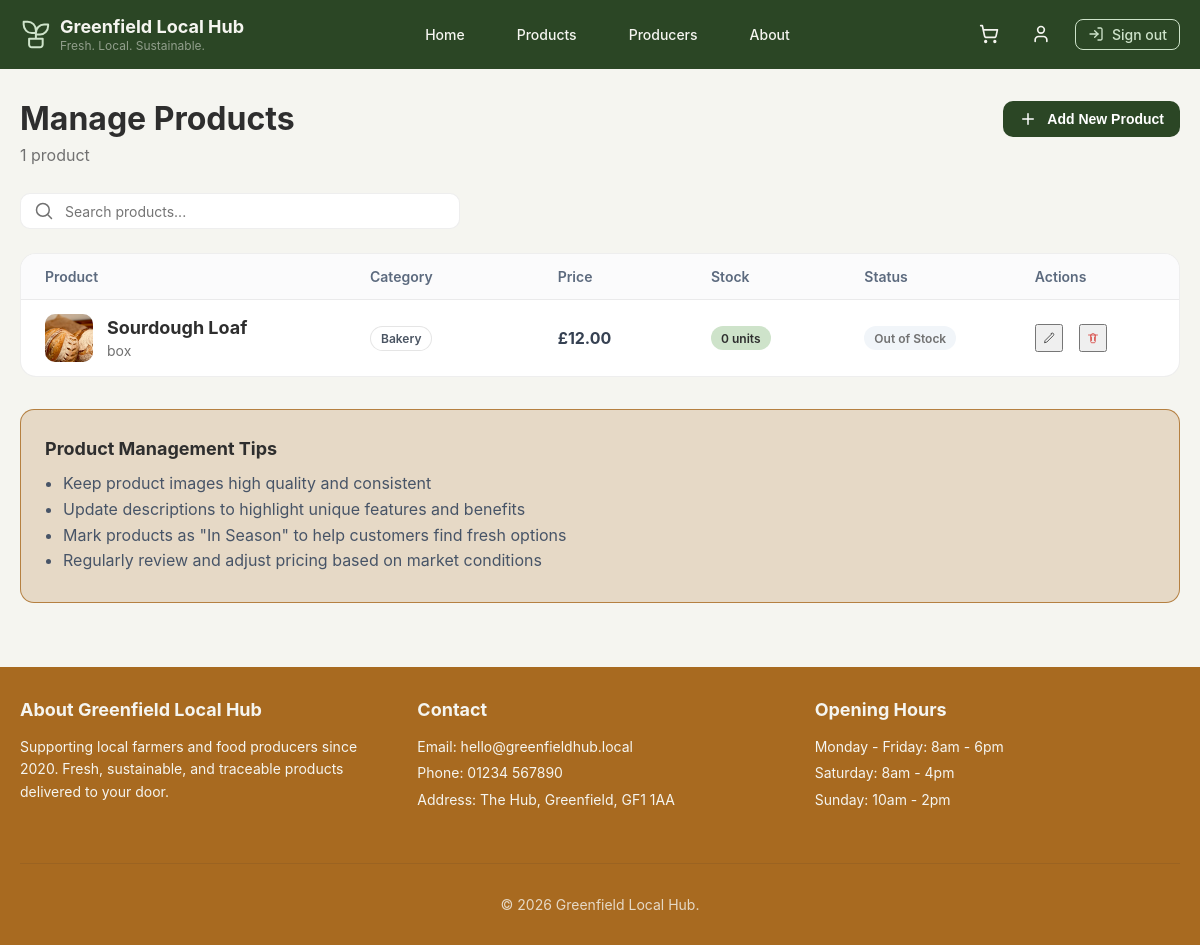
/manage-products (signed in), run on the app's committed database.
### tables this page shows
CREATE TABLE product (
product_id INTEGER PRIMARY KEY AUTOINCREMENT,
producer_id INTEGER NOT NULL,
name TEXT NOT NULL,
description TEXT NOT NULL,
price NUMERIC NOT NULL,
category TEXT NOT NULL,
image_url TEXT NOT NULL,
is_available INTEGER NOT NULL,
stock INTEGER NOT NULL,
FOREIGN KEY (producer_id) REFERENCES producer(producer_id) ON DELETE CASCADE
);

### app.py (the view, shortened to what this page needs)
@app.route("/manage-products")
@login_required
def manage_products():
    db = get_db()
    products = get_producer_products(db, current_user.id)
    db.close()
    return render_template("producer-products.html", products = products)

### app.py (called while the page is built)
def get_db():
    db = sqlite3.connect("glh.db")
    db.row_factory = sqlite3.Row
    db.execute("PRAGMA foreign_keys = ON")
    return db

def get_producer_products(db, producer_id):
    return db.execute(
        """
        SELECT
            product_id,
            name,
            description,
            price,
            category,
            image_url,
            is_available,
            stock
        FROM product
        WHERE producer_id = ?
        """,
        (producer_id,),
    ).fetchall()

@app.context_processor
def inject_cart_count():
    if current_user.is_authenticated and current_user.user_type == "customer":
        db = get_db()
        count = get_cart_count(db, current_user.id)
        db.close()
        return {"cart_count": count}
    return {"cart_count": 0}

### templates/producer-products.html (shortened to what this page needs)
{% extends "base.html" %}  {% block content %}
<section class="producer-products-page">
  <div class="producer-products-container">
    <div class="producer-products-header">
      <div>
        <h1>Manage Products</h1>
        <p>
          {{ products|length }} product{{ '' if products|length == 1 else 's' }}
        </p>
      </div>
      <button type="button" class="producer-products-add-btn btn btn-primary" data-open-modal="productModal">
        <svg viewBox="0 0 20 20" fill="none" aria-hidden="true">
          <path d="M10 4.16669V15.8334" stroke="currentColor" stroke-width="1.66667" stroke-linecap="round"
            stroke-linejoin="round" />
          <path d="M4.16602 10H15.8327" stroke="currentColor" stroke-width="1.66667" stroke-linecap="round"
            stroke-linejoin="round" />
        </svg>
        <span>Add New Product</span>
      </button>
    </div>
    <div class="producer-products-search">
      <label class="producer-products-search_field">
        <input type="search" id="producerProductsSearch" class="producer-products-search_input form-control"
          placeholder="Search products..." aria-label="Search products" />
      </label>
    </div>
    <section class="producer-products-table-wrap">
      {% if products %}
      <div class="producer-products-table">
        <div class="producer-products-table_head">
          <span>Product</span>
          <span>Category</span>
          <span>Price</span>
          <span>Stock</span>
          <span>Status</span>
          <span>Actions</span>
        </div>
        {% for product in products %}
        <article class="producer-products-row" data-product-row data-product-id="{{ product.product_id }}"
          data-product-name="{{ product.name|lower }}" data-product-title="{{ product.name }}"
          data-product-category="{{ product.category|lower }}" data-product-category-title="{{ product.category }}"
          data-product-description="{{ product.description }}" data-product-price="{{ '%.2f'|format(product.price) }}"
          data-product-stock="{{ product.stock }}" data-product-image="{{ product.image_url }}">
          <div class="producer-products-cell producer-products-cell--product">
            <div class="producer-products-item">
              <div class="producer-products-item_image">
                <img src="{{ product.image_url }}" alt="{{ product.name }} product image" />
              </div>
              <div class="producer-products-item_text">
                <strong>{{ product.name }}</strong>
                <span>{{ product.unit if product.unit is defined else 'box'
                  }}</span>
              </div>
            </div>
          </div>
          <div class="producer-products-cell">
            <span class="producer-products-tag">{{ product.category }}</span>
          </div>
          <div class="producer-products-cell producer-products-cell--price">
            £{{ '%.2f'|format(product.price) }}
          </div>
          <div class="producer-products-cell">
            <span
              class="producer-products-stock-badge {{ 'producer-products-stock-badge--low' if product.stock <= 10 else '' }}">
              {{ product.stock }} units
            </span>
          </div>
          <div class="producer-products-cell">
            <span
              class="producer-products-status-badge {{ 'producer-products-status-badge--off' if not product.is_available else '' }}">
              {{ 'In Season' if product.is_available else 'Out of Stock' }}
            </span>
          </div>
          <div class="producer-products-cell">
            <div class="producer-products-actions">
              <button type="button" class="producer-products-icon-btn" aria-label="Edit product" data-edit-product>
              </button>
              <button type="button" class="producer-products-icon-btn producer-products-icon-btn--danger"
                aria-label="Delete product" data-delete-product>
              </button>
            </div>
          </div>
        </article>
        {% endfor %}
      </div>
      {% else %}
      <div class="producer-dashboard-empty-state">
        You have not added any products yet.
      </div>
      {% endif %}
    </section>
    <section class="producer-products-tips">
      <h2>Product Management Tips</h2>
      <ul>
        <li>Keep product images high quality and consistent</li>
        <li>Update descriptions to highlight unique features and benefits</li>
        <li>
          Mark products as "In Season" to help customers find fresh options
        </li>
        <li>Regularly review and adjust pricing based on market conditions</li>
      </ul>
    </section>
  </div>
</section>
{% endblock %}

### data on the page
product: image_url (picture), name "Sourdough Loaf", unit "box", category "Bakery", price "12.00", stock "0", is_available "Out of Stock"

### other printed values
{{ products|length }} "1"
